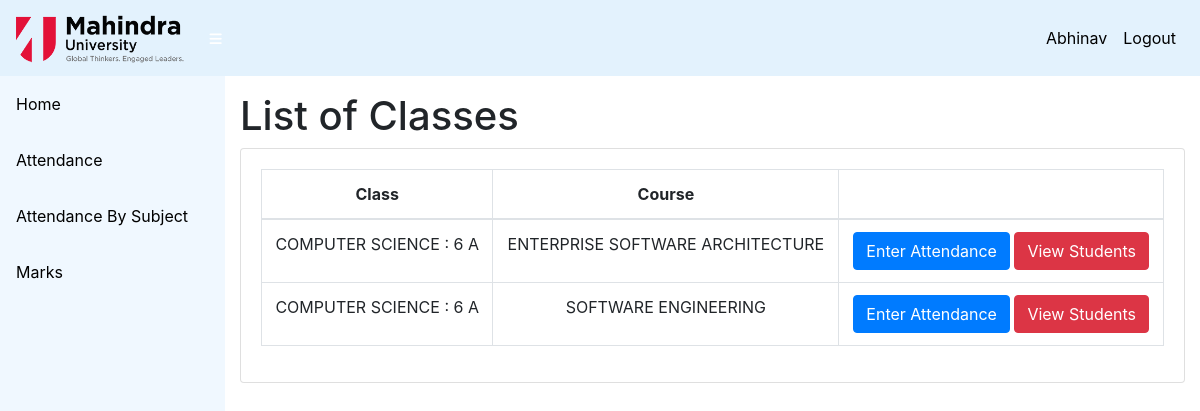
/info/teacher/MU1/1/Classes/ (signed in), run on the app's committed database.
### info/models.py (models this page shows, shortened)
class User(AbstractUser):
    @property
    def is_student(self):
        if hasattr(self, 'student'):
            return True
        return False

class Student(models.Model):
    user = models.OneToOneField(User, on_delete=models.CASCADE, null=True)
    class_id = models.ForeignKey(Class, on_delete=models.CASCADE, default=1)
    USN = models.CharField(primary_key='True', max_length=100)
    name = models.CharField(max_length=200)
    sex = models.CharField(max_length=50, choices=sex_choice, default='Male')
    DOB = models.DateField(default='1998-01-01')

class Assign(models.Model):
    class_id = models.ForeignKey(Class, on_delete=models.CASCADE)
    course = models.ForeignKey(Course, on_delete=models.CASCADE)
    teacher = models.ForeignKey(Teacher, on_delete=models.CASCADE)
    class Meta:
        unique_together = (('course', 'class_id', 'teacher'),)

class Class(models.Model):
    id = models.CharField(primary_key='True', max_length=100)
    dept = models.ForeignKey(Dept, on_delete=models.CASCADE)
    section = models.CharField(max_length=100)
    sem = models.IntegerField()
    class Meta:
        verbose_name_plural = 'classes'
    def __str__(self):
        d = Dept.objects.get(name=self.dept)
        return '%s : %d %s' % (d.name, self.sem, self.section)

class Dept(models.Model):
    id = models.CharField(primary_key='True', max_length=100)
    name = models.CharField(max_length=200)
    def __str__(self):
        return self.name

class Course(models.Model):
    dept = models.ForeignKey(Dept, on_delete=models.CASCADE)
    id = models.CharField(primary_key='True', max_length=50)
    name = models.CharField(max_length=50)
    shortname = models.CharField(max_length=50, default='X')
    def __str__(self):
        return self.name

### info/views.py (the view)
# urls.py: path('teacher/<slug:teacher_id>/<int:choice>/Classes/', views.t_clas, name='t_clas'),
@login_required
def t_clas(request, teacher_id, choice):
    teacher1 = get_object_or_404(Teacher, id=teacher_id)
    return render(request, 'info/t_clas.html', {'teacher1': teacher1, 'choice': choice})

### info/templates/info/t_clas.html
{% extends 'info/base.html' %}
{% block content %}
    <h1>List of Classes</h1>
    <div class="card mb-3">
            <div class="card-body">
              <div class="table-responsive">
                <table class="table table-bordered text-center" id="dataTable" width="100%" cellspacing="0">
                  <thead>
                    <tr>
                        <th>Class</th>
                        <th>Course</th>
                        <th></th>
                    </tr>
                  </thead>
                  <tbody>
                    {% for ass in teacher1.assign_set.all %}
                    <tr>
                        <td>{{ ass.class_id }}</td>
                        <td>{{ ass.course }}</td>
                        <td>
                            {% if choice == 1 %}
                                <a class="btn btn-primary" href="{% url 't_class_date' ass.id %}" role="button">Enter Attendance</a>
                                <a class="btn btn-danger" href="{% url 't_student' ass.id %}">View Students</a>
                            {% elif choice == 2 %}
                                <a class="btn btn-primary" href="{% url 't_marks_list' ass.id %}" role="button">Enter Marks</a>
                                <a class="btn btn-danger" href="{% url 't_student_marks' ass.id %}">View Students</a>
                            {% elif choice == 3 %}
                                <a class="btn btn-danger" href="{% url 't_report' ass.id %}">Generate reports</a>
                            {% endif %}
                        </td>
                    </tr>
                    {% empty %}
                            <p>teacher has no courses</p>
                    {% endfor %}
                  </tbody>
                </table>
              </div>
    </div>
{% endblock %}

### info/templates/info/base.html (shortened to what this page needs)
<!DOCTYPE html>
<html lang="en">
  <head>
      {% load static %}
    <link href="{% static '/info/bootstrap/vendor/bootstrap/css/bootstrap.min.css' %}" rel="stylesheet">
    <link href="{% static '/info/bootstrap/vendor/fontawesome-free/css/all.min.css' %}" rel="stylesheet" type="text/css">
    <link href="{% static '/info/bootstrap/vendor/datatables/dataTables.bootstrap4.css' %}" rel="stylesheet">
    <link href="{% static '/info/bootstrap/css/sb-admin.css' %}" rel="stylesheet">
  </head>
  <body id="page-top">
    <nav class="navbar navbar-expand navbar-dark static-top" style="background-color: #e3f2fd;">
      <a class="navbar-brand" href="{% url 'index' %}"> <img src="{% static 'info/images/logo2.png' %} " style = "height: 50px;"  ></a>
      <button class="btn btn-link btn-sm text-white order-1 order-sm-0" id="sidebarToggle" href="#">
        <i class="fas fa-bars"></i>
      </button>
        <div class="collapse navbar-collapse" id="navbarResponsive">
          <ul class="navbar-nav ml-auto">
            <li class="nav-item">
                {% if request.user.is_student %}
                    <a class="nav-link text-capitalize"style ="color:black;">{{ request.user.student.name }}</a>
                {% elif request.user.is_teacher %}
                    <a class="nav-link text-capitalize"style ="color:black;">{{ request.user.teacher.name }}</a>
                {% endif %}
            </li>
            <li class="nav-item">
                <a class="nav-link" href="#" data-toggle="modal" data-target="#logoutModal"style ="color:black;">Logout</a>
            </li>
          </ul>
        </div>
    </nav>
    <div id="wrapper">
      <ul class="sidebar navbar-nav" style ="background-color:aliceblue;">
            <li class="nav-item">
              <a class="nav-link" href="{% url 'index' %}">
                <span style ="color:black;">Home</span>
              </a>
            </li>
        {% if request.user.is_student %}
            <li class="nav-item">
              <a class="nav-link" href="{% url 'attendance' request.user.student.USN %}">
                <span style ="color:black;">Attendance</span>
              </a>
            </li>
            <li class="nav-item">
              <a class="nav-link" href="{% url 'attendance' request.user.student.USN %}">
                <span style ="color:black;">Attendance By Subject</span>
              </a>
            </li>
            <li class="nav-item">
              <a class="nav-link" href="{% url 'marks_list' request.user.student.USN %}">
                <span style ="color:black;">Marks</span>
              </a>
            </li>
        {% endif %}
      </ul>
      <div id="content-wrapper">
        <div class="container-fluid">
            {% block content %}
            {% endblock %}
        </div>
      </div>
    </div>
  </body>
</html>

### data on the page
User: user.student.name "Abhinav"
Assign: class_id "COMPUTER SCIENCE : 6 A", course "ENTERPRISE SOFTWARE ARCHITECTURE"
Assign: class_id "COMPUTER SCIENCE : 6 A", course "SOFTWARE ENGINEERING"
